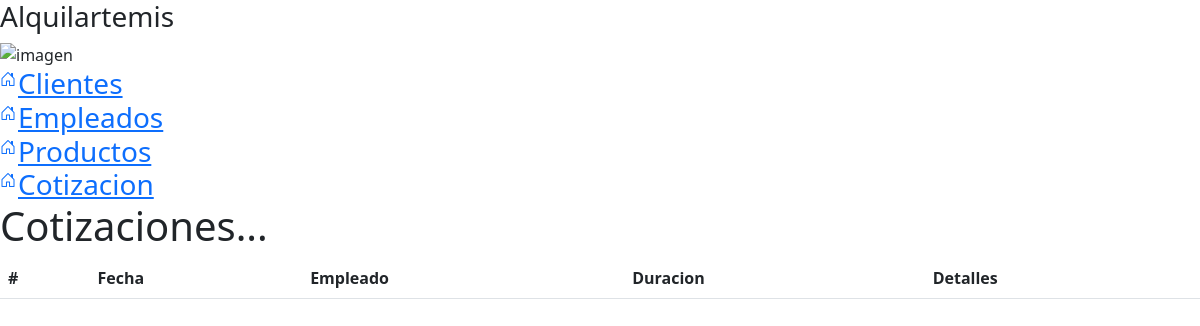
Page /frontend/cotizacion.php on the earlier database version.
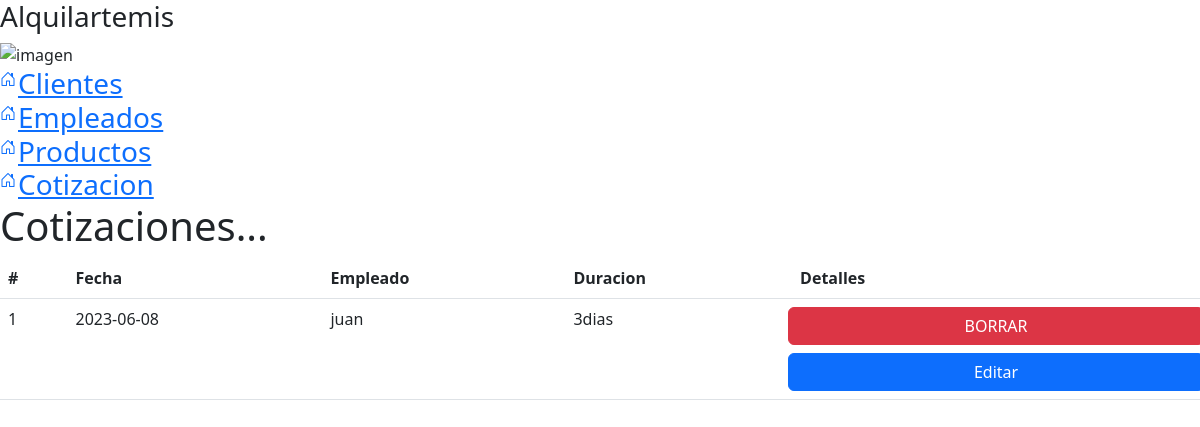
Same page on the later database version.
### tables this page shows
CREATE TABLE `cotizacion` (
  `id_cotizacion` int NOT NULL,
  `fecha` date NOT NULL,
  `empleado` varchar(50) NOT NULL,
  `detalleCot` text NOT NULL,
  `duracion` text NOT NULL
);

### backend/config/pdo.php (called while the page is built, shortened)
<?php
    class ConexionPdo {
        public function __construct(){
            $this->dbCnx = new PDO(DB_TYPE . ":host=" . DB_HOST . ";dbname=" . DB_NAME, DB_USER, DB_PWD, [PDO::ATTR_DEFAULT_FETCH_MODE => PDO::FETCH_ASSOC]);
        }
    }
?>

### backend/config/cotizacion.php (called while the page is built, shortened)
<?php
    require_once('pdo.php');
    class Cofig extends ConexionPdo {
        public function obtainAll(){
            try {
                $stm = $this -> dbCnx -> prepare("SELECT * FROM cotizacion");
                $stm -> execute();
                return $stm -> fetchAll();
            } catch (Exception $e) {
                return $e->getMessage();
            }
        }
    }
?>

### frontend/cotizacion.php (the view, shortened to what this page needs)
<?php
    require_once('../backend/config/cotizacion.php');
    $data = new Cofig();
    $all = $data-> obtainAll();
?>
<!DOCTYPE html>
<html lang="en">
<head>
    <link rel="stylesheet" href="./css/styles.css">
    <link rel="stylesheet" href="https://cdn.jsdelivr.net/npm/bootstrap-icons@1.10.5/font/bootstrap-icons.css">
    <link href="https://cdn.jsdelivr.net/npm/bootstrap@5.3.0/dist/css/bootstrap.min.css" rel="stylesheet">
</head>
<body>
    <main class="barraIsquierda">
        <div class="encabezado">
            <h3>Alquilartemis</h3>
            <img src="https://cdn-icons-png.flaticon.com/512/4445/4445668.png" alt="imagen">
        </div>
        <div class="links">
            <a href="index.php" style="display: flex;gap:2px;">
                <i class="bi bi-house-door"> </i>
                <h3 style="margin: 0px;">Clientes</h3>
            </a>
            <a href="empleados.php" style="display: flex;gap:2px;">
                <i class="bi bi-house-door"> </i>
                <h3 style="margin: 0px;">Empleados</h3>
            </a>
            <a href="productos.php" style="display: flex;gap:2px;">
                <i class="bi bi-house-door"> </i>
                <h3 style="margin: 0px;">Productos</h3>
            </a>
            <a href="cotizacion.php" style="display: flex;gap:2px;">
                <i class="bi bi-house-door"> </i>
                <h3 style="margin: 0px;">Cotizacion</h3>
            </a>
        </div>
    </main>
    <section class="contenido">
        <h1>Cotizaciones...</h1>
        <table class="table">
        <thead>
          <tr>
            <th scope="col">#</th>
            <th scope="col">Fecha</th>
            <th scope="col">Empleado</th>
            <th scope="col">Duracion</th>
            <th scope="col">Detalles</th>
          </tr>
        </thead>
        <tbody>
            <?php
                foreach($all as $key => $value){
            ?>
            <tr>
              <td><?= $value['id_cotizacion'] ?></td>
              <td><?= $value['fecha'] ?></td>
              <td><?= $value['empleado'] ?></td>
              <td><?= $value['duracion'] ?></td>
              <td class="row justify-content-center gap-2 ">
                <a class="btn btn-danger" href="../backend/acciones/clientes/borrarCliente.php?id=<?= $value['id_cotizacion'] ?>&req=delete">BORRAR</a>
                <a class="btn btn-primary" href="../backend/acciones/clientes/editarClientes.php?id=<?=$value['id_cotizacion']?>">Editar</a>
              </td>
            </tr>
            <?php  } ?>
        </tbody>
        </table>
    </section>
</body>
</html>

Differences in the rows shown:
added cotizacion: id_cotizacion "1", fecha "2023-06-08", empleado "juan", duracion "3dias"
